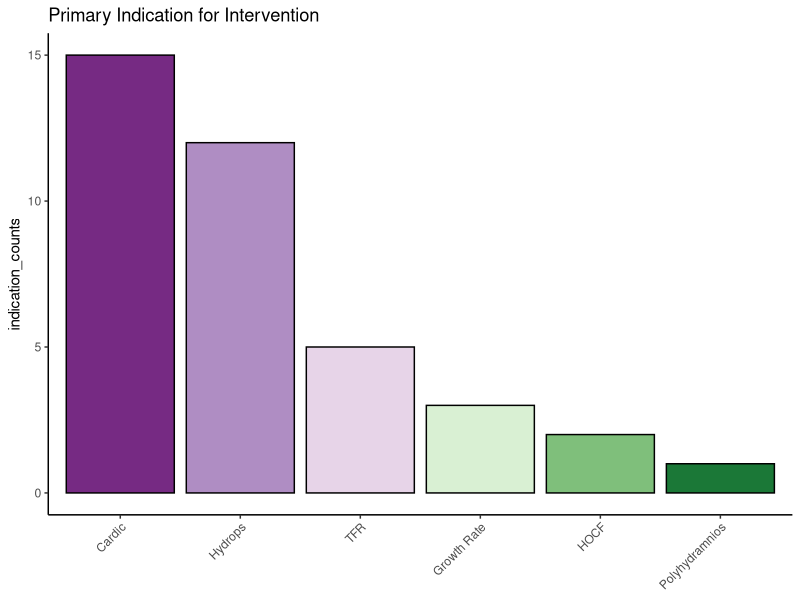
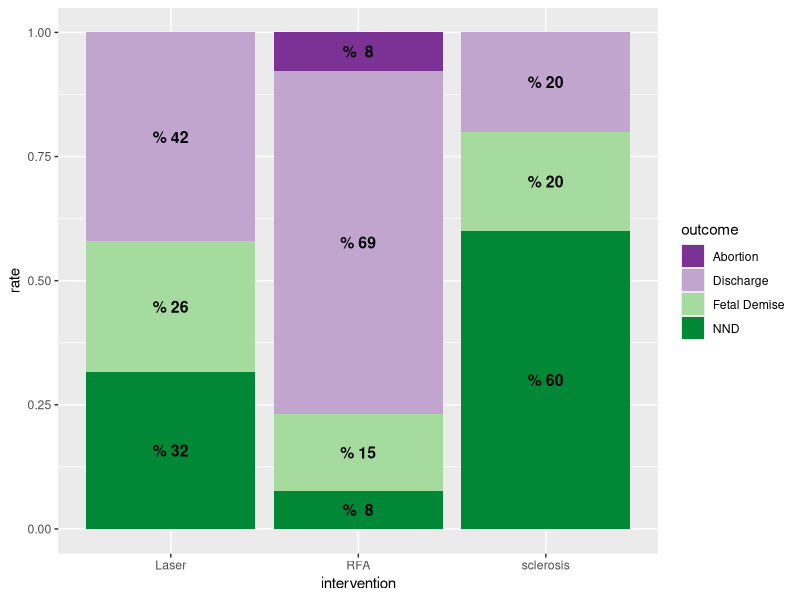
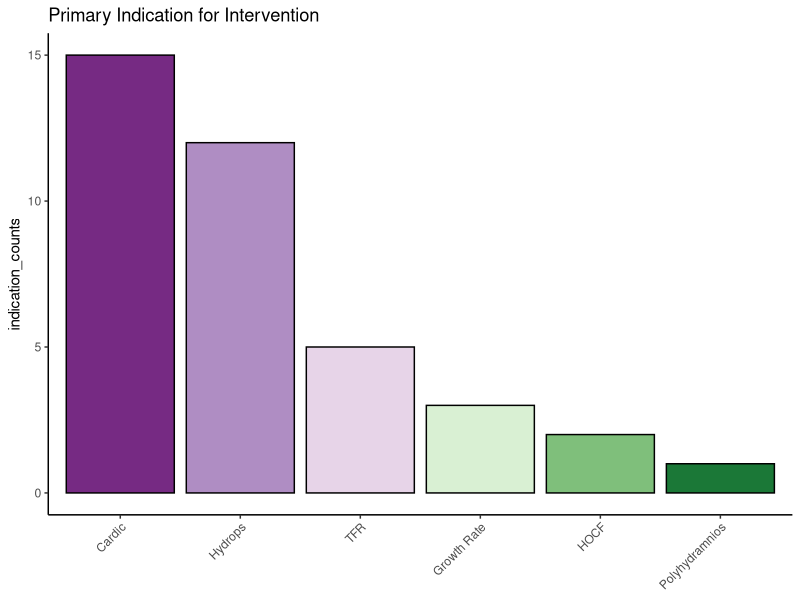

The R source for these figures, in order:
library("readr")
library("dplyr")
library("ggplot2")
library("tidyr")

df <- read_csv('SCT_percutaneous_interventions.csv')

#############################
# Primary indication figure #
#############################

# Recode primary indication
# 1 TFR, 2 Hydrops, 3 Cardiac, 4 other
ind_plot_data <- df %>% 
  mutate(primary_indication = recode(primary_indication, 
                                      `1`= 'TFR',  `2` = 'Hydrops',  `3` = 'Cardic', 
                                      `4` = 'HOCF', `5` = 'Growth Rate', 
                                      `6` = 'Polyhydramnios')) %>%
  select(primary_indication) %>%
  group_by(primary_indication) %>%
  summarize(indication_counts = n()) %>%
  mutate(primary_indication= factor(primary_indication,
                                      levels = primary_indication[order(indication_counts, decreasing=T)],
                                      ordered=T))
  
# Create plot
ind_plot <- ggplot(data=ind_plot_data, 
                   mapping = aes(x=primary_indication, y=indication_counts)) + 
  geom_col(mapping=aes(fill=primary_indication), color="black") +
  scale_fill_brewer(palette = "PRGn", guide=F) +
  theme_classic() +
  theme(axis.text.x = element_text(angle = 45, hjust = 1),
        axis.title.x = element_blank()) +
  labs(title="Primary Indication for Intervention", fill = "Indication")
  ylab("Case Count")

# Print plot
ind_plot

# Save plot
ggsave("indication_counts_fig.png", plot=ind_plot, device="png")

#################################
# outcomes by procedure figures #
#################################

intervention_counts <- df %>%
  filter(!is.na(outcome)) %>%
  select(intervention) %>%
  group_by(intervention) %>%
  summarize(denominator = n())

# Turn off "helpful" message from summarize about experimental .grouping feature
options('dplyr.summarise.inform'=FALSE)

out_plot_data <- df %>% 
  select(intervention, outcome)  %>%
  filter(!is.na(outcome)) %>%
  mutate(outcome = recode(outcome, `1`= 'Fetal Demise',  `2` = 'NND',  
                          `3` = 'Discharge', `4` = 'Abortion', 
                          .default=as.character(outcome))) %>%
  group_by(intervention, outcome) %>%
  summarize(numerator = n()) %>%
  left_join(x=., y=intervention_counts, by="intervention") %>%
  mutate(rate = numerator/denominator,
         numer_label = sprintf("%% %2.0f",rate*100)
         )
out_plot_data 

ggplot(data=out_plot_data, aes(x=intervention, y=rate, group=outcome)) +
  geom_bar(aes(fill=outcome), stat="identity") +
  scale_fill_brewer(palette = "PRGn") +
  geom_text(size = 4,
            aes(label = numer_label),
            color='black',
            fontface='bold',
            position = position_stack(vjust = 0.5),
            show.legend = F)


